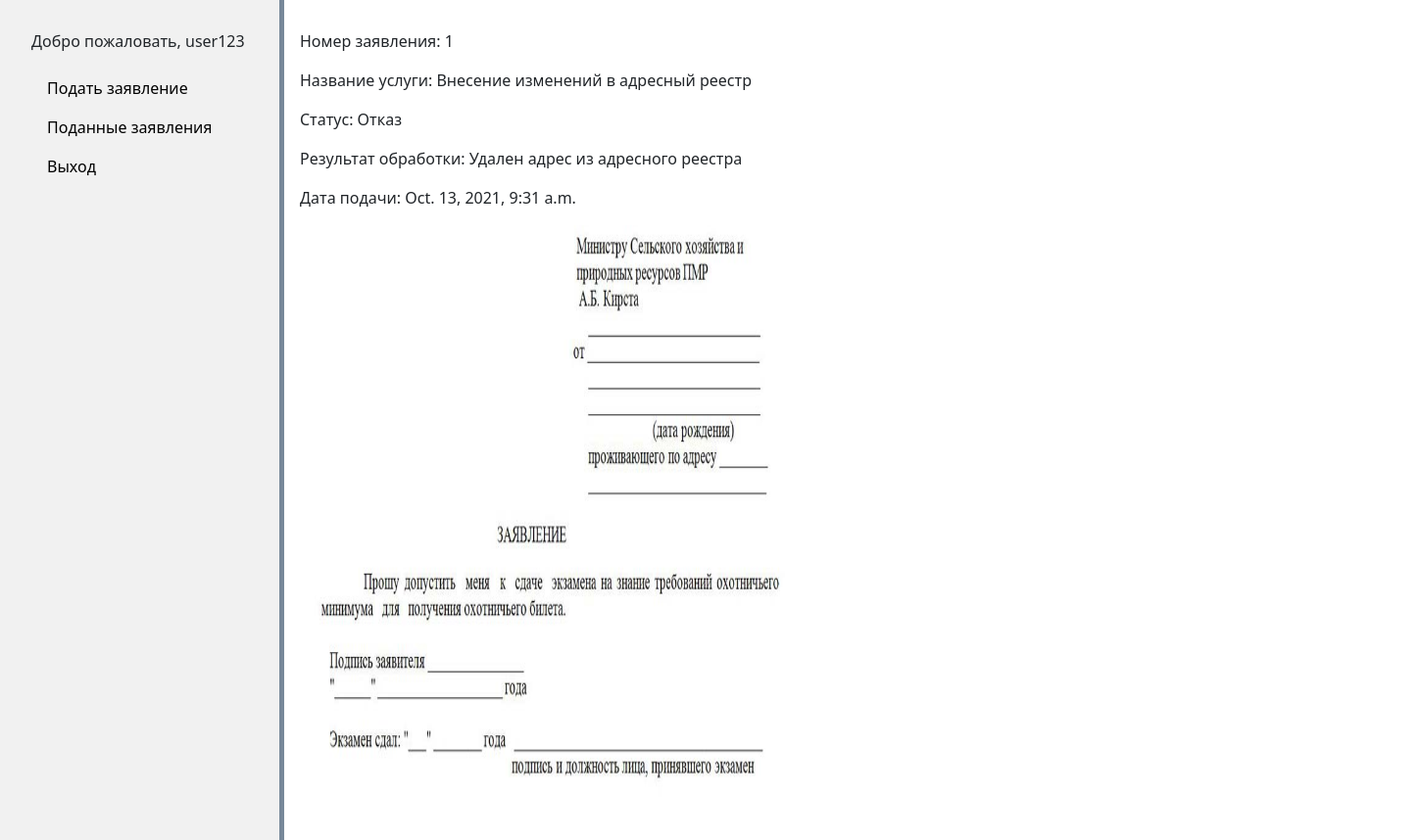
Screenshot of /about_stat/1 (signed in) with the database file from the repository.
### registr_applications/models.py (models this page shows, shortened)
class Statement(models.Model):
    number = models.AutoField(primary_key=True, verbose_name='уникальный номер')
    name = models.CharField(max_length=300,  verbose_name='наименование услуги')
    content = models.TextField(max_length=10000, null=True, verbose_name='текст заявления')
    date = models.DateTimeField(auto_now=True, blank=True, verbose_name='дата подачи')
    status = models.CharField(max_length=300, blank=True, db_index=True, verbose_name='статус')
    result = models.CharField(max_length=400, verbose_name='Результат')
    email = models.CharField(max_length=400,  verbose_name='Почтовый адрес')
    passed = models.BooleanField(default=False)   #было ли рассмотрено админом
    admin = models.ForeignKey(User, blank=True, null=True,on_delete=models.CASCADE, related_name='admin_set', verbose_name='Специалист')
    user = models.ForeignKey(User, blank=True,null=True, on_delete=models.CASCADE, related_name='user_set', verbose_name='Пользователь')
    docs = models.ImageField(upload_to=user_directory_path, null=True, )

### registr_applications/views.py (the view)
# urls.py: path('about_stat/<int:pk>', StatDetailView.as_view(), name='about_stat'),
class StatDetailView(DetailView):
    model = Statement
    template_name = 'about_stat.html'
    context_object_name = "stat"

### registr_applications/templates/about_stat.html (shortened to what this page needs)
{% extends "base.html" %}
{% block content %}
<p>Номер заявления: {{ stat.number}}</p>
<p>Название услуги: {{ stat.name }}</p>
<p>Статус: {{ stat.status }}</p>
<p>Результат обработки: {{ stat.result }}</p>
<p>Дата подачи: {{ stat.date}}</p>
<p><img width="500px" height="600" src="{{ stat.docs.url }}"></p>
{% endblock %}

### registr_applications/templates/base.html (shortened to what this page needs)
<!DOCTYPE html>
{% load static %}
<html lang="en">
<head>
    <link rel="stylesheet" href="https://cdn.jsdelivr.net/npm/bootstrap@5.1.2/dist/css/bootstrap.min.css">
    <link rel="stylesheet" href="{% static 'registr_applications/css/registr_applications.css' %}">
</head>
<body>
    <ul class="sidenav">
       {% if user.is_authenticated %}
        <p>Добро пожаловать, {{ user }}</p>
                                {% if user.is_staff %}
                                    <li><a href="{% url 'unprocessed_stat'  %}">Необработанные заявления</a></li>
                                    <li><a href="{% url 'my_statements' %}">Обработаны мной</a></li>
                                    <li><a href="{% url 'all_statements' %}">Все заявления</a></li>
                                {% else %}
                                     <li><a href="{% url 'add_statement' %}">Подать заявление</a></li>
                                    <li><a href="{% url 'my_statements' %}">Поданные заявления</a></li>
                                {% endif %}
                <li><a href="{% url 'logout' %}">Выход</a></li>
        {% else %}
            <li><a href="{% url 'login' %}">Войти</a></li>
            <li><a href="{% url 'signup' %}">Регистрация</a></li>
        {% endif %}
    </ul>
<div class="content">
    {% block content %}
    {% endblock %}
</div>
</body>
</html>

### static/registr_applications/css/registr_applications.css (style rules this page uses)
body { margin: 0; }
ul.sidenav { padding-top: 30px; list-style-type: none; margin: 0; width: 20%; background-color: #f1f1f1; position: fixed; height: 100%; overflow: auto; border-right: 5px solid #778899; }
ul.sidenav li a { display: block; color: #000; padding: 8px 16px; text-decoration: none; }
div.content { margin-left: 20%; padding: 30px 16px; height: 1000px; }
div { display: inline-block; position: relative; width: 100%; white-space: nowrap; text-overflow: ellipsis; }

### rows the page displays
Statement: number "1", name "Внесение изменений в адресный реестр", status "Отказ", result "Удален адрес из адресного реестра", date "Oct. 13, 2021, 9:31 a.m.", docs (picture)

### other values shown
{{ user }} "user123"
